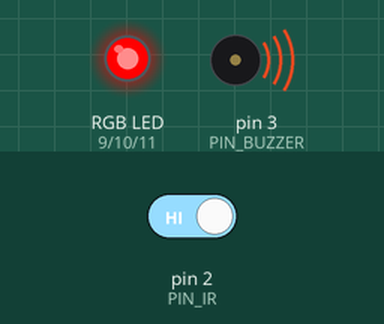
A sketch run on a simulated Arduino Uno, built with avr-gcc and run on an emulated ATmega328P. Parts: an RGB LED mixed from three pins (HIGH = lit), buzzer (waves = sounding, pin HIGH). The test bench sets the inputs (shaded band); at power-on: pin 2 (PIN_IR) HIGH. What the sketch prints to the serial monitor is not drawn.

Above: at 0.1 s.
At 2.3 s:
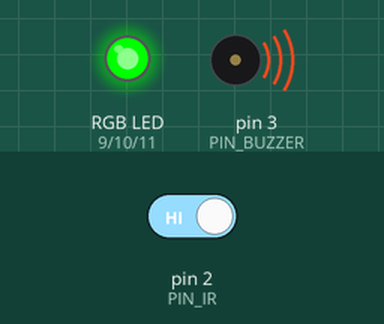
2.4 s: pin 2 (PIN_IR) driven LOW
At 3.0 s:
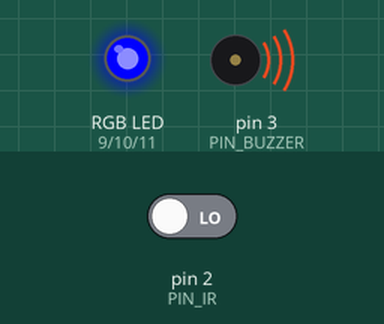
Timing chart, 0 to 5.4 s (numbered marks = the images above; inputs shaded):
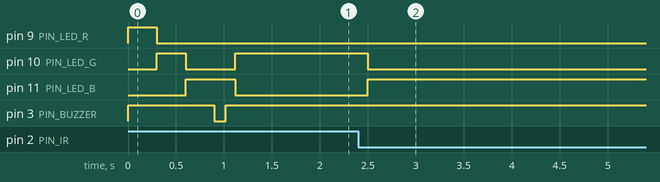

The sketch:

findbox_box.ino
```cpp
// FindBox 보관함 아두이노 (Arduino Uno + 스크루 실드)
//
// 문이 닫히면 2초 기다렸다가 노트북 서버에 DROP을 보내고, 서버 결과(OK / FAIL)에 따라
// RGB LED와 부저로 알린다.
//
//   LED  초록: 대기   파랑: 촬영·인식 중   빨강: 새 물건 없음·인식 실패·서버 응답 없음 (3초 뒤 초록)
//   부저 등록이 끝나면(OK) "삐삐"
//
// 시리얼 (9600bps, 한 줄씩)
//   아두이노 → 서버: DROP (문 닫힘)
//   서버 → 아두이노: OK (등록 완료), FAIL (새 물건 없음·인식 실패)

// 배선: 스크루 실드에서 같은 번호 단자에 연결한다
const int PIN_IR = 2;            // IR 센서 OUT (VCC → 5V, GND → GND)
const int PIN_BUZZER = 3;        // 능동 부저 I/O (VCC → 5V, GND → GND)
const int PIN_LED_R = 9;         // RGB LED R
const int PIN_LED_G = 10;        // RGB LED G
const int PIN_LED_B = 11;        // RGB LED B (− 다리 → GND)

// 부품에 따라 다를 수 있는 값
const int DOOR_CLOSED_LEVEL = LOW;    // 문이 닫혀 IR 센서 앞을 가릴 때의 OUT 값. 거꾸로 동작하면 HIGH로
const int BUZZER_ON_LEVEL = LOW;      // 부저가 울리는 I/O 값. 켜자마자 계속 울리면 HIGH로
const bool LED_COMMON_ANODE = false;  // RGB LED의 공통 다리를 5V에 꽂는 제품이면 true

// 시간 (밀리초)
const unsigned long DEBOUNCE_MS = 100;            // 신호가 이만큼 그대로여야 진짜로 바뀐 것으로 본다
const unsigned long SETTLE_MS = 2000;             // 문이 닫힌 뒤 손이 빠지고 물건이 자리 잡을 때까지 기다림
const unsigned long RESPONSE_TIMEOUT_MS = 60000;  // 서버 응답을 기다리는 최대 시간 (인식 재시도 포함)
const unsigned long ERROR_SHOW_MS = 3000;         // 빨간 불을 켜 두는 시간

const int BUZZER_OFF_LEVEL = (BUZZER_ON_LEVEL == LOW) ? HIGH : LOW;

// 신호가 DEBOUNCE_MS 동안 그대로일 때만 바뀐 것으로 본다 (문 떨림 무시)
struct Debounced {
  bool stable = false;  // 확정된 상태
  bool last = false;    // 마지막으로 읽은 값
  unsigned long changedAt = 0;

  // 새로 읽은 값을 넣는다. 확정된 상태가 바뀐 순간에만 true
  bool update(bool value) {
    if (value != last) {
      last = value;
      changedAt = millis();
    }
    if (value != stable && millis() - changedAt >= DEBOUNCE_MS) {
      stable = value;
      return true;
    }
    return false;
  }
};

enum State { IDLE, SETTLING, WAITING, SHOW_ERROR };

Debounced door;     // stable: 문이 닫혀 있는지
State state = IDLE;
unsigned long stateStart = 0;
bool pendingDrop = false;  // 서버 결과를 기다리는 동안 문이 또 닫혔는지 (끝나면 이어서 처리)
char line[16];             // 서버에서 받는 한 줄
byte lineLength = 0;

void setLed(int pin, bool on) {
  // 공통 음극(− 다리를 GND에 연결)은 HIGH가 켜짐, 공통 양극은 LOW가 켜짐
  digitalWrite(pin, on != LED_COMMON_ANODE ? HIGH : LOW);
}

void setColor(bool red, bool green, bool blue) {
  setLed(PIN_LED_R, red);
  setLed(PIN_LED_G, green);
  setLed(PIN_LED_B, blue);
}

void beep(int times) {
  for (int i = 0; i < times; i++) {
    digitalWrite(PIN_BUZZER, BUZZER_ON_LEVEL);
    delay(120);
    digitalWrite(PIN_BUZZER, BUZZER_OFF_LEVEL);
    delay(100);
  }
}

// 서버에서 한 줄이 다 들어왔으면 true (내용은 line에 들어 있다)
bool readLine() {
  while (Serial.available() > 0) {
    char c = Serial.read();
    if (c == '\n') {
      line[lineLength] = '\0';
      lineLength = 0;
      return true;
    }
    if (c != '\r' && lineLength < sizeof(line) - 1) {
      line[lineLength++] = c;
    }
  }
  return false;
}

void enter(State next) {
  state = next;
  stateStart = millis();
  if (next == IDLE) {
    setColor(false, true, false);   // 초록
  } else if (next == SHOW_ERROR) {
    setColor(true, false, false);   // 빨강
  } else {
    setColor(false, false, true);   // 파랑 (SETTLING, WAITING)
  }
}

void backToIdle() {
  enter(IDLE);
  if (pendingDrop && door.stable) {  // 기다리는 동안 또 넣고 닫았으면 바로 이어서 처리
    enter(SETTLING);
  }
  pendingDrop = false;
}

void setup() {
  digitalWrite(PIN_BUZZER, BUZZER_OFF_LEVEL);  // 출력으로 바꾸기 전에 꺼 둔다 (켤 때 '삑' 소리 방지)
  pinMode(PIN_BUZZER, OUTPUT);
  pinMode(PIN_IR, INPUT);
  pinMode(PIN_LED_R, OUTPUT);
  pinMode(PIN_LED_G, OUTPUT);
  pinMode(PIN_LED_B, OUTPUT);
  Serial.begin(9600);

  // 배선 확인: 빨강 → 초록 → 파랑 → '삑'
  setColor(true, false, false);
  delay(300);
  setColor(false, true, false);
  delay(300);
  setColor(false, false, true);
  delay(300);
  beep(1);

  // 켤 때 이미 닫혀 있는 문은 '닫힘'으로 치지 않는다
  door.stable = door.last = (digitalRead(PIN_IR) == DOOR_CLOSED_LEVEL);
  enter(IDLE);
}

void loop() {
  bool doorJustClosed = door.update(digitalRead(PIN_IR) == DOOR_CLOSED_LEVEL) && door.stable;
  bool gotLine = readLine();
  unsigned long elapsed = millis() - stateStart;

  switch (state) {
    case IDLE:
      if (doorJustClosed) {
        enter(SETTLING);
      }
      break;

    case SETTLING:  // 손이 빠지고 물건이 자리 잡을 때까지 기다린다
      if (!door.stable) {
        enter(IDLE);  // 문이 다시 열리면 취소하고, 닫히면 처음부터
      } else if (elapsed >= SETTLE_MS) {
        Serial.println("DROP");
        enter(WAITING);
      }
      break;

    case WAITING:  // 서버가 사진을 찍고 인식하는 중
      if (doorJustClosed) {
        pendingDrop = true;
      }
      if (gotLine && strcasecmp(line, "OK") == 0) {
        beep(2);
        backToIdle();
      } else if ((gotLine && strcasecmp(line, "FAIL") == 0) || elapsed >= RESPONSE_TIMEOUT_MS) {
        enter(SHOW_ERROR);
      }
      break;

    case SHOW_ERROR:
      if (doorJustClosed) {
        pendingDrop = true;
      }
      if (elapsed >= ERROR_SHOW_MS) {
        backToIdle();
      }
      break;
  }
}
```

Measured:
- after the input at 2.4 s, pin 10 (PIN_LED_G): HIGH → LOW after 0.10 s; pin 11 (PIN_LED_B): LOW → HIGH after 0.10 s
